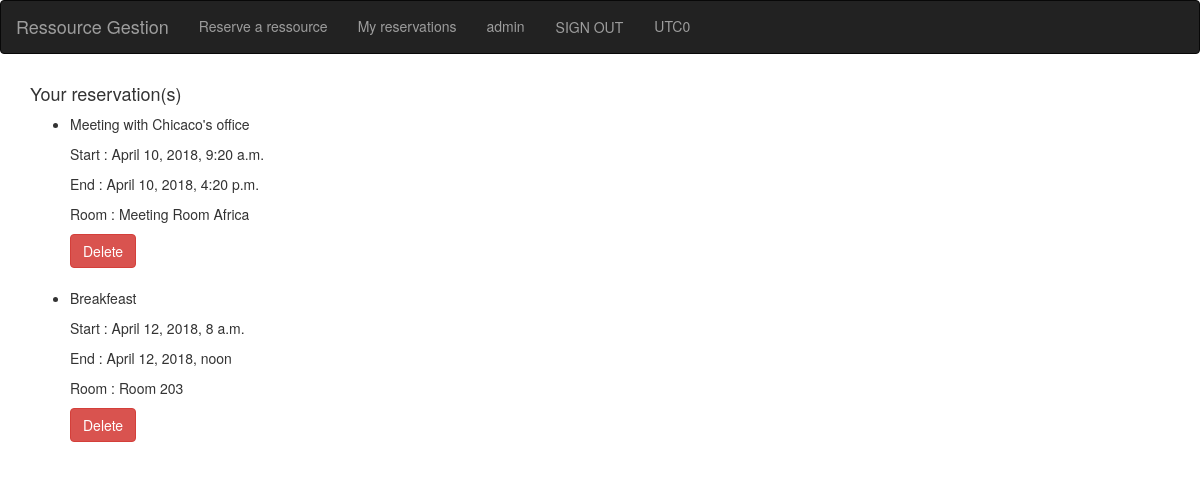
The page /myreservation/ (signed in) on the database as committed earlier.
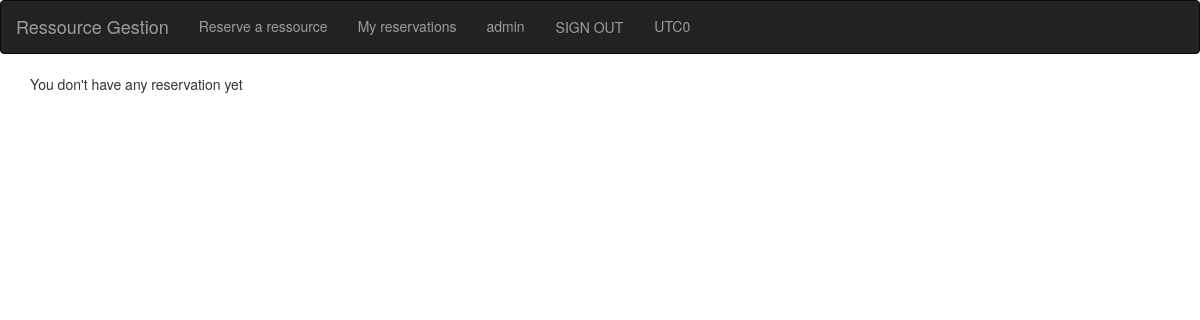
The same page on the database as committed later.
### reservation/models.py (models this page shows, shortened)
class Reservation(models.Model):
    room = models.ForeignKey(Room, on_delete=models.CASCADE)
    startTime = models.DateTimeField('start date')
    endTime = models.DateTimeField('end date')
    reason = models.CharField(max_length=200)
    owner = models.ForeignKey('auth.User', related_name='reservation', on_delete=models.CASCADE)

class Room(models.Model):
    name = models.CharField(max_length=200)
    def __str__(self):
        return self.name

### reservation/views.py (the view)
# urls.py: url(r'^myreservation/$', views.myReservation, name='myReservation'),
def myReservation(request):
    reservation_list = Reservation.objects.filter(owner=request.user)
    context = {'reservation_list': reservation_list}
    return render(request, 'reservation/myReservation.html', context)

### reservation/templates/reservation/myReservation.html (shortened to what this page needs)
{% extends 'reservation/layout.html' %}
{% block content %}
  <div class="container">
  	{% if reservation_list %}
  			<h4>Your reservation(s) </h4>
  	    <ul>
  	    {% for reservation in reservation_list %}
  	        <li>
              <p>{{ reservation.reason }}</p>
              <p>Start : {{ reservation.startTime }}</p>
              <p>End : {{ reservation.endTime }}</p>
              <p>Room : {{ reservation.room }}</p>
              <button class="btn btn-danger" idResa="{{ reservation.id }}" >Delete</button>
            </li>
            <br>
  	    {% endfor %}
  	    </ul>
        {% load static %}
  	{% else %}
  	    <p>You don't have any reservation yet</p>
  	{% endif %}
  </div>
{% endblock %}

### reservation/templates/reservation/layout.html (shortened to what this page needs)
<link rel="stylesheet" href="https://maxcdn.bootstrapcdn.com/bootstrap/3.3.7/css/bootstrap.min.css">
<link rel='stylesheet' href='https://cdnjs.cloudflare.com/ajax/libs/fullcalendar/3.9.0/fullcalendar.min.css' />
{% load static %}
<nav class="navbar navbar-inverse">
  <div class="container-fluid">
    <div class="navbar-header">
      <a class="navbar-brand" href="/">Ressource Gestion</a>
    </div>
    <ul class="nav navbar-nav">
      {% if user.is_authenticated %}
        <li><a href="/reserve">Reserve a ressource</a></li>
        <li><a href="/myreservation">My reservations</a></li>
        <li><a id="username" username="{{ user.username }}">{{ user.username }}</a></li>
        <li><a class="btn" href="/api-auth/logout/?next=/">SIGN OUT</a></li>
	    {% else %}
        <li><a class="btn" href="{% url 'social:begin' 'google-oauth2' %}">SIGN IN</a></li>
	    {% endif %}
        <li><a id="utcOffset"></a></li>
    </ul>
  </div>
</nav>
{% block content %}
{% endblock %}

Rows that differ between the two databases and show on the page:
removed Reservation: reason "Meeting with Chicaco's office", startTime "April 10, 2018, 9:20 a.m.", endTime "April 10, 2018, 4:20 p.m.", room "Meeting Room Africa"
removed Reservation: reason "Breakfeast", startTime "April 12, 2018, 8 a.m.", endTime "April 12, 2018, noon", room "Room 203"
Other text that changed with them:
text no longer shown: "Your reservation(s)"
text now shown: "You don't have any reservation yet"
